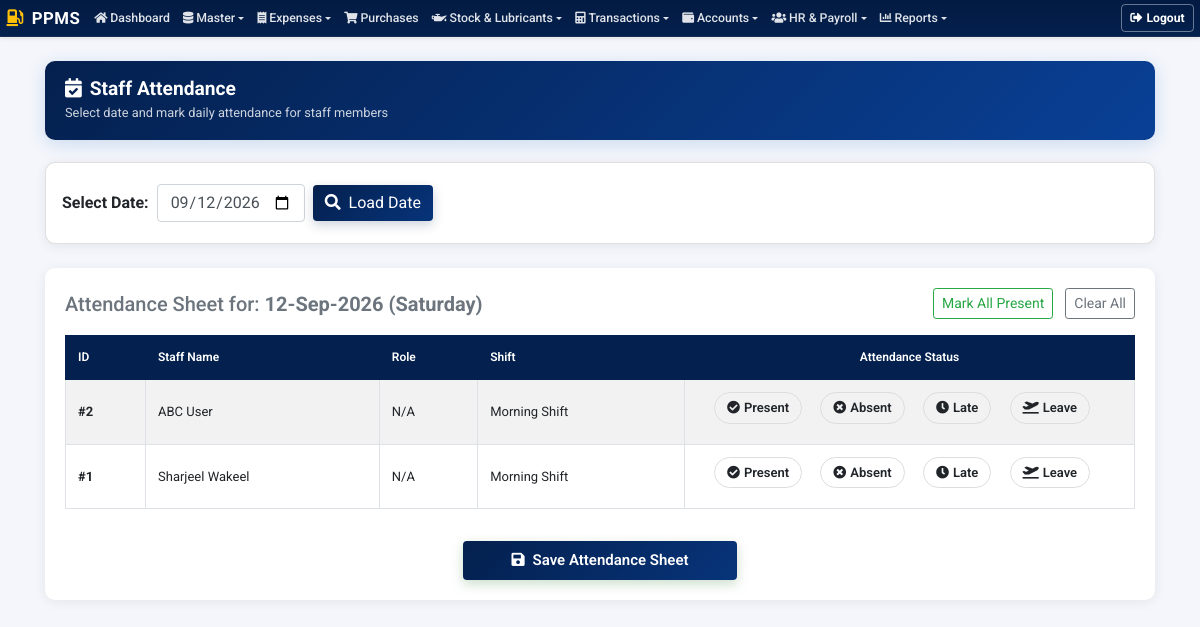
/staff/attendance-list.php (signed in), run on an earlier commit of the app's database.
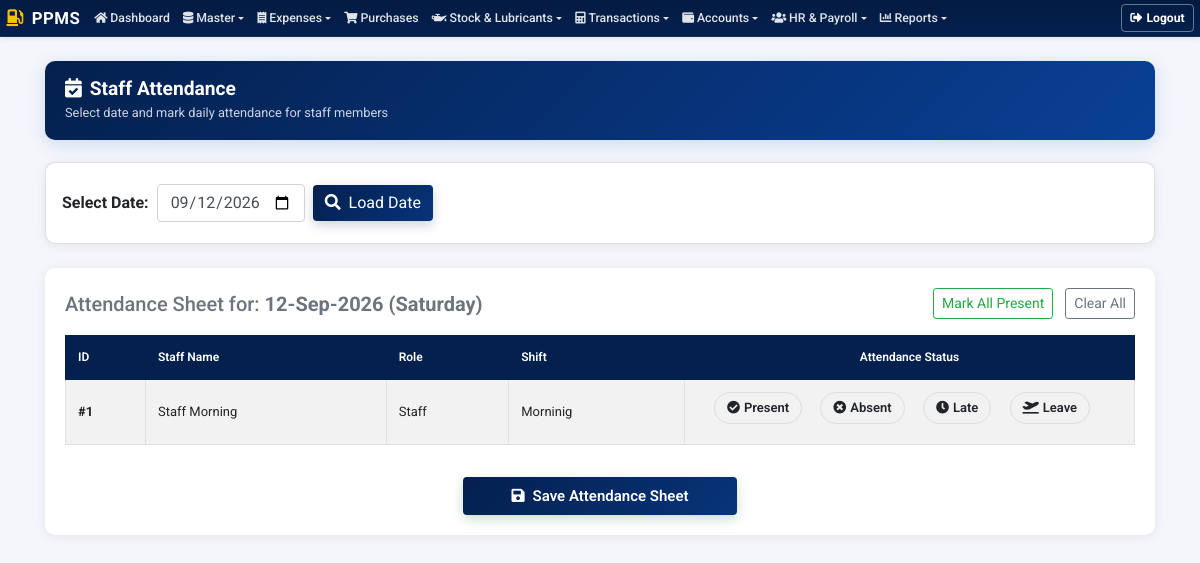
And on a later commit of the database.
### tables this page shows
CREATE TABLE `tbl_staff` (
  `id` int(11) NOT NULL,
  `first_name` varchar(128) NOT NULL,
  `last_name` varchar(128) NOT NULL,
  `role_id` int(11) NOT NULL,
  `joining_date` date NOT NULL,
  `shift_id` int(11) NOT NULL,
  `salary` decimal(10,2) NOT NULL DEFAULT 0.00,
  `experience` varchar(255) DEFAULT NULL,
  `address` varchar(512) DEFAULT NULL,
  `phone` varchar(32) NOT NULL DEFAULT '',
  `created_at` datetime NOT NULL DEFAULT current_timestamp(),
  `updated_at` datetime NOT NULL DEFAULT current_timestamp() ON UPDATE current_timestamp(),
  `deleted_at` datetime DEFAULT NULL
);

CREATE TABLE `tbl_shifts` (
  `id` int(11) NOT NULL,
  `name` varchar(128) NOT NULL,
  `start_time` time NOT NULL,
  `end_time` time NOT NULL,
  `status` enum('Active','Inactive') NOT NULL DEFAULT 'Active',
  `deleted_at` datetime DEFAULT NULL
);

CREATE TABLE `tbl_staff_roles` (
  `id` int(11) NOT NULL,
  `name` varchar(128) NOT NULL,
  `created_at` timestamp NOT NULL DEFAULT current_timestamp(),
  `updated_at` timestamp NOT NULL DEFAULT current_timestamp() ON UPDATE current_timestamp(),
  `deleted_at` datetime DEFAULT NULL
);

### staff/attendance-list.php (the view, shortened to what the changed rows need)
<?php
require '../include/permissions.php';
$staff_sql = "SELECT s.id, s.first_name, s.last_name, r.name as role_name, sh.name as shift_name
              FROM tbl_staff s
              LEFT JOIN tbl_staff_roles r ON s.role_id = r.id
              LEFT JOIN tbl_shifts sh ON s.shift_id = sh.id
              ORDER BY s.id DESC";
$staff_result = mysqli_query($connection, $staff_sql);
?>
<!DOCTYPE html>
<html lang="en">
<head>
    <link rel="stylesheet" href="https://stackpath.bootstrapcdn.com/bootstrap/4.3.1/css/bootstrap.min.css">
    <link rel="stylesheet" href="https://cdnjs.cloudflare.com/ajax/libs/font-awesome/5.11.2/css/all.min.css">
    <link rel="stylesheet" href="../include/style.css?v=1.0.1">
</head>
<body>
    <main class="main">
        <div class="container pt-4 pb-5">
            <div class="list-card">
                <form action="attendance-list.php" method="POST">
                    <table class="table table-bordered table-striped" style="width:100%;">
                        <thead>
                            <tr>
                                <th style="width: 80px;">ID</th>
                                <th>Staff Name</th>
                                <th>Role</th>
                                <th>Shift</th>
                                <th style="width: 450px; text-align: center;">Attendance Status</th>
                            </tr>
                        </thead>
                        <tbody>
                            <?php if ($staff_result && mysqli_num_rows($staff_result) > 0): ?>
                                <?php while ($row = mysqli_fetch_assoc($staff_result)):
                                    $fullName = $row['first_name'] . ' ' . $row['last_name'];
                                    $staff_id = $row['id'];
                                ?>
                                    <tr>
                                        <td><strong>#<?php echo $staff_id; ?></strong></td>
                                        <td><?php echo htmlspecialchars($fullName); ?></td>
                                        <td><?php echo htmlspecialchars($row['role_name'] ?? 'N/A'); ?></td>
                                        <td><?php echo htmlspecialchars($row['shift_name'] ?? 'N/A'); ?></td>
                                        <td style="text-align: center;">
                                            <label class="att-radio att-radio-p">
                                                <span class="att-label"><i class="fas fa-check-circle mr-1"></i>Present</span>
                                            </label>
                                            <label class="att-radio att-radio-a">
                                                <span class="att-label"><i class="fas fa-times-circle mr-1"></i>Absent</span>
                                            </label>
                                            <label class="att-radio att-radio-l">
                                                <span class="att-label"><i class="fas fa-clock mr-1"></i>Late</span>
                                            </label>
                                            <label class="att-radio att-radio-le">
                                                <span class="att-label"><i class="fas fa-plane-departure mr-1"></i>Leave</span>
                                            </label>
                                        </td>
                                    </tr>
                                <?php endwhile; ?>
                            <?php else: ?>
                                <tr>
                                    <td colspan="5" class="text-center text-muted py-4">No staff members found. <a href="add-staff.php">Add some now.</a></td>
                                </tr>
                            <?php endif; ?>
                        </tbody>
                    </table>
                </form>
            </div>
        </div>
    </main>
</body>
</html>

What changed in the data, as far as the page shows it:
removed tbl_staff: id "2", fullName "ABC User", role_name "N/A", shift.name "Morning Shift"
changed tbl_staff id 1: fullName "Sharjeel Wakeel" → "Staff Morning"; tbl_staff_roles.name "N/A" → "Staff"; shift.name "Morning Shift" → "Morninig"
